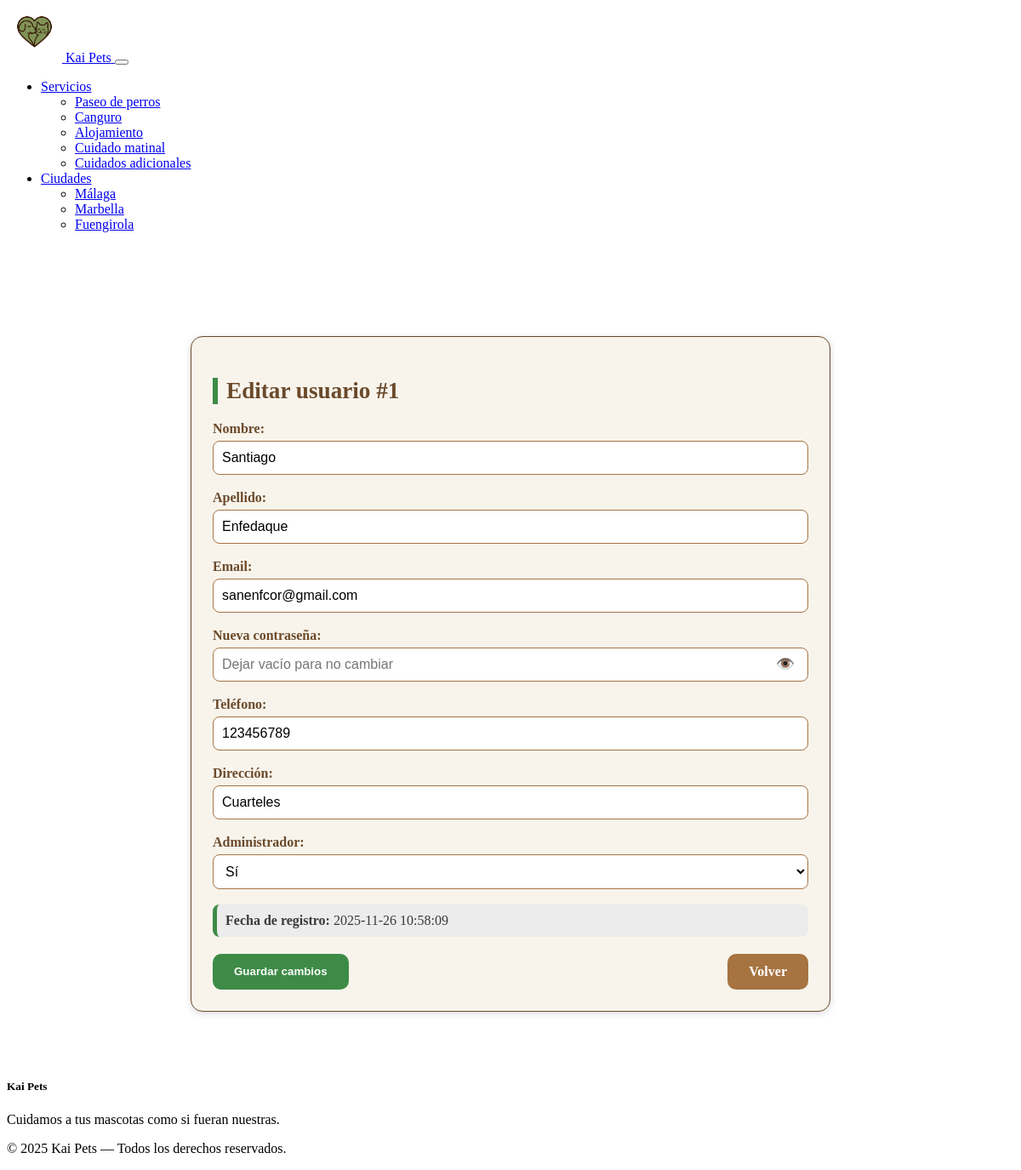
The app's page /php/modificar_usuarios.php?id=1 (signed in) with its own data.
### tables this page shows
CREATE TABLE `usuarios` (
  `id` int(11) NOT NULL,
  `nombre` varchar(100) NOT NULL,
  `apellido` varchar(200) NOT NULL,
  `email` varchar(255) NOT NULL,
  `password` varchar(255) NOT NULL,
  `telefono` int(9) NOT NULL,
  `direccion` varchar(255) NOT NULL,
  `registro` timestamp NOT NULL DEFAULT current_timestamp(),
  `terminos` tinyint(1) NOT NULL DEFAULT 0,
  `admin` tinyint(1) NOT NULL DEFAULT 0,
  `cuidador` tinyint(1) NOT NULL DEFAULT 0,
  `ciudad_id` int(11) NOT NULL DEFAULT 1
);

### php/modificar_usuarios.php (the view, shortened to what this page needs)
<?php
require_once "conn_db.php";
$usuario_a_editar = null;
if ($_SERVER['REQUEST_METHOD'] === 'GET' && !empty($_GET['id'])) {
    $id = intval($_GET['id']);
    try {
        $stmt = $conn->prepare("SELECT * FROM usuarios WHERE id = :id");
        $stmt->execute([':id' => $id]);
        $usuario_a_editar = $stmt->fetch(PDO::FETCH_ASSOC);
    } catch (PDOException $e) {
        die("<p style='color:red;'>Error al cargar el usuario: " . htmlspecialchars($e->getMessage()) . "</p>");
    }
}
?>
<!DOCTYPE html>
<html lang="en">
<head>
    <link rel="stylesheet" href="../src/css/perfil.css">
</head>
<body>
    <?php include __DIR__ . '/../includes/header.php'; ?>
    <main class="main-content container">
        <?php if ($usuario_a_editar): ?>
            <form action="modificar_usuarios.php" method="post" class="form-card">
                <h2 class="form-title">Editar usuario #<?= htmlspecialchars($usuario_a_editar['id'] ?? '') ?></h2>
                <div class="form-group">
                    <label for="nombre">Nombre:</label>
                    <input type="text" id="nombre" name="nombre" value="<?= htmlspecialchars($_POST['nombre'] ?? $usuario_a_editar['nombre']) ?>" required>
                </div>
                <div class="form-group">
                    <label for="apellido">Apellido:</label>
                    <input type="text" id="apellido" name="apellido" value="<?= htmlspecialchars($_POST['apellido'] ?? $usuario_a_editar['apellido']) ?>" required>
                </div>
                <div class="form-group">
                    <label for="email">Email:</label>
                    <input type="email" id="email" name="email" value="<?= htmlspecialchars($_POST['email'] ?? $usuario_a_editar['email']) ?>" required>
                </div>
                <div class="form-group">
                    <label for="password">Nueva contraseña:</label>
                    <div class="input-password-group">
                        <input
                            type="password"
                            name="password"
                            id="password"
                            placeholder="Dejar vacío para no cambiar"
                        >
                        <button
                            type="button"
                            id="togglePassword"
                            class="btn-toggle-password"
                        >
                            👁️
                        </button>
                    </div>
                </div>
                <div class="form-group">
                    <label for="telefono">Teléfono:</label>
                    <input type="text" id="telefono" name="telefono" value="<?= htmlspecialchars($_POST['telefono'] ?? $usuario_a_editar['telefono']) ?>" required>
                </div>
                <div class="form-group">
                    <label for="direccion">Dirección:</label>
                    <input type="text" id="direccion" name="direccion" value="<?= htmlspecialchars($_POST['direccion'] ?? $usuario_a_editar['direccion']) ?>" required>
                </div>
                <div class="form-group">
                    <label for="admin">Administrador:</label>
                    <select id="admin" name="admin" class="select-field">
                        <option value="1" <?= ($usuario_a_editar['admin'] ?? 0) == 1 ? 'selected' : '' ?>>Sí</option>
                    </select>
                </div>
                <div class="form-info">
                    <strong>Fecha de registro:</strong> <?= htmlspecialchars($usuario_a_editar['registro']) ?>
                </div>
                <div class="form-actions">
                    <button type="submit" class="btn btn-primary">Guardar cambios</button>
                    <a href="../pags/perfil.php" class="btn btn-secondary">Volver</a>
                </div>
            </form>
        <?php endif; ?>
    </main>
    <?php include __DIR__ . '/../includes/footer.php'; ?>
</body>
</html>

### src/css/perfil.css (style rules this page uses)
:root { --crema: #f8f4ec; --marron: #a67341; --marron-oscuro: #6b4a2b; --verde: #3d8b46; --verde-claro: #52a85a; --gris: #ececec; --texto: #3a3a3a; }
.main-content { max-width: 900px; margin: 40px auto; padding: 20px; }
.container { display: block; width: 100%; }
.form-card { background: var(--crema); border: 1px solid var(--marron-oscuro); padding: 25px; border-radius: 14px; box-shadow: 0 2px 8px rgba(0,0,0,0.15); margin: 20px auto; width: 100%; max-width: 700px; }
.form-title { color: var(--marron-oscuro); border-left: 6px solid var(--verde); padding-left: 10px; margin-bottom: 20px; font-size: 1.7rem; font-weight: bold; }
.form-group { margin-bottom: 18px; display: flex; flex-direction: column; }
.form-group label { font-weight: bold; color: var(--marron-oscuro); margin-bottom: 5px; }
.form-group input, .form-group select { padding: 10px; border: 1px solid var(--marron); border-radius: 8px; background: white; font-size: 1rem; transition: 0.2s; }
.input-password-group { display: flex; align-items: center; position: relative; }
.input-password-group input { flex: 1; }
.btn-toggle-password { position: absolute; right: 10px; background: none; border: none; font-size: 1.1rem; cursor: pointer; color: var(--marron-oscuro); transition: 0.2s; }
.select-field { cursor: pointer; }
.form-info { background: var(--gris); border-left: 5px solid var(--verde); padding: 10px; margin-top: 15px; border-radius: 8px; color: var(--texto); }
.form-actions { display: flex; justify-content: space-between; margin-top: 20px; }
.btn { padding: 12px 25px; border-radius: 10px; font-weight: bold; cursor: pointer; text-decoration: none; border: none; transition: 0.2s; }
.btn-primary { background: var(--verde); color: white; }
.btn-secondary { background: var(--marron); color: white; }

### records on screen
usuarios: id "1", nombre "Santiago", apellido "Enfedaque", email "sanenfcor@gmail.com", telefono "123456789", direccion "Cuarteles", admin "Sí", registro "2025-11-26 10:58:09"
